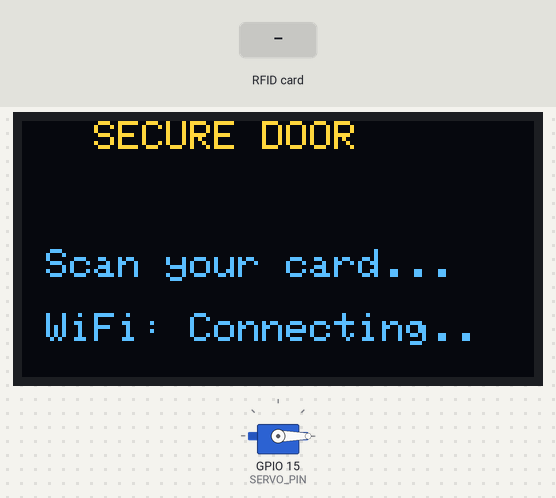
Bench run of a program on a simulated ESP32. Parts: 128×64 one-colour display, servo. Inputs (shaded band) come from the test bench. The OLED is the two-colour kind (top 16 rows yellow); WiFi joins after 1.5 s; servers stay silent unless stated; uploads are accepted with an empty reply; what the program prints to the serial monitor is not drawn.

Above: at 2.8 s.
2.9 s: RFID card A1 B2 C3 D4 held to the reader
At 3.5 s:
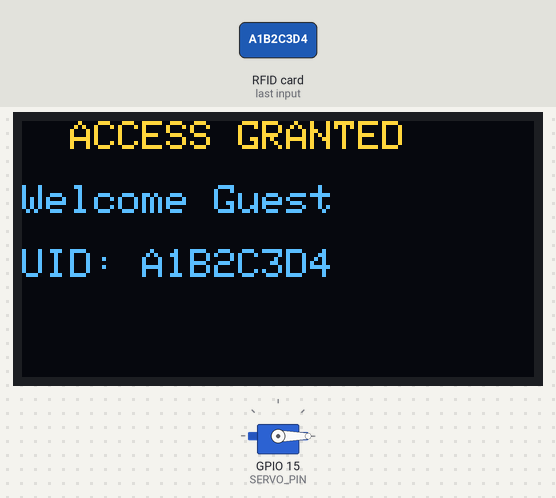
At 4.5 s:
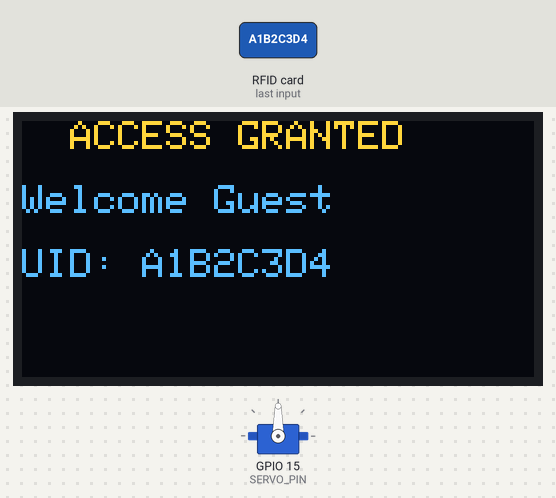
Timing chart, 0 to 10.2 s (numbered marks = the images above; inputs shaded):
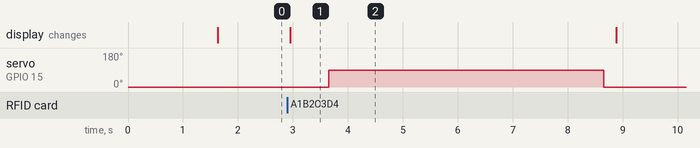

Measured:
- after the input at 2.9 s, servo on GPIO 15 (SERVO_PIN): 0° → 90° after 0.75 s, → 0° 5.0 s later; the display: changes after 0.05 s (image 1)

The program:

main.cpp
```cpp
#include <Arduino.h>
#include <WiFi.h>
#include <WiFiClientSecure.h>
#include <HTTPClient.h>
#include <SPI.h>
#include <MFRC522.h>
#include <Wire.h>
#include <Adafruit_GFX.h>
#include <Adafruit_SSD1306.h>
#include <ESP32Servo.h>
#include <ArduinoJson.h>

// ---------- CONFIG ----------
// Networks are tried in this order (first one first, then the next)
struct Net { const char* ssid; const char* pass; };
Net NETS[] = {
  {"Connecting..", "L@nuz0_F@mily"},   // 1st choice
  {"Deuz",          "12345678"},             // fallback
};
#define WIFI_TRY_MS 10000

const char* SUPABASE_URL = "https://zxysonquxjsylmnhnpbw.supabase.co";
const char* SUPABASE_KEY = "eyJhbGciOiJIUzI1NiIsInR5cCI6IkpXVCJ9.eyJpc3MiOiJzdXBhYmFzZSIsInJlZiI6Inp4eXNvbnF1eGpzeWxtbmhucGJ3Iiwicm9sZSI6ImFub24iLCJpYXQiOjE3OTIzODcwNzYsImV4cCI6MjEwNzk2MzA3Nn0.Y1fGhNvaGWqeNrjmsE8BVTAWGr7LiBxUgfT4ARRnur0";

// Authorized cards (UID in uppercase hex, no spaces)
struct Card { const char* uid; const char* name; };
Card CARDS[] = {
  {"A1B2C3D4", "Guest"},
  {"EA447A32", "Admin"},
};

// ---------- PINS (all on the same side of a 30-pin DevKit) ----------
#define RC522_SS   5
#define RC522_RST  4
// SCK=18, MISO=19, MOSI=23 (default VSPI)
// I2C SDA=21, SCL=22 (default)
#define SERVO_PIN  15

#define OLED_ADDR 0x3C  // try 0x3D if blank
#define OLED_W 128
#define OLED_H 64
// 180-degree servo: write(angle) goes to that position and holds it.
#define DOOR_CLOSED_ANGLE 0
#define DOOR_OPEN_ANGLE   90    // raise up to 180 for a bigger swing
#define DOOR_OPEN_MS      5000  // how long the door stays open
#define WIFI_RETRY_MS     30000

MFRC522 rfid(RC522_SS, RC522_RST);
Adafruit_SSD1306 oled(OLED_W, OLED_H, &Wire, -1);
Servo door;

unsigned long openedAt = 0;
unsigned long lastWifiTry = 0;
bool isOpen = false;

void show(const String& l0, const String& l1 = "", const String& l2 = "", const String& l3 = "") {
  oled.clearDisplay();
  oled.setTextSize(1);
  oled.setTextColor(SSD1306_WHITE);
  const String* lines[4] = {&l0, &l1, &l2, &l3};
  for (int i = 0; i < 4; i++) {
    oled.setCursor(0, i * 16);
    oled.print(*lines[i]);
  }
  oled.display();
}

void showIdle() {
  show("   SECURE DOOR", "", " Scan your card...",
       WiFi.status() == WL_CONNECTED ? String(" WiFi: ") + WiFi.SSID() : String(" WiFi: OFFLINE"));
}

// Tries each network in NETS[] in order. Returns true when connected.
bool connectWifi() {
  if (WiFi.status() == WL_CONNECTED) return true;
  WiFi.mode(WIFI_STA);
  for (auto& n : NETS) {
    Serial.printf("Trying WiFi: %s\n", n.ssid);
    show("Connecting WiFi...", n.ssid);
    WiFi.disconnect();
    WiFi.begin(n.ssid, n.pass);
    unsigned long t = millis();
    while (WiFi.status() != WL_CONNECTED && millis() - t < WIFI_TRY_MS) delay(250);
    if (WiFi.status() == WL_CONNECTED) {
      Serial.printf("Connected to %s\n", n.ssid);
      return true;
    }
  }
  Serial.println("No WiFi network available");
  return false;
}

String uidToString() {
  String s;
  for (byte i = 0; i < rfid.uid.size; i++) {
    if (rfid.uid.uidByte[i] < 0x10) s += "0";
    s += String(rfid.uid.uidByte[i], HEX);
  }
  s.toUpperCase();
  return s;
}

const char* lookup(const String& uid) {
  for (auto& c : CARDS) if (uid == c.uid) return c.name;
  return nullptr;
}

void sendLog(const String& uid, const char* name, const char* status, const char* doorState) {
  if (WiFi.status() != WL_CONNECTED) { Serial.println("No WiFi, log skipped"); return; }

  JsonDocument doc;
  doc["uid"] = uid;
  doc["name"] = name ? name : "Unknown";
  doc["status"] = status;
  doc["door_state"] = doorState;
  String body;
  serializeJson(doc, body);

  WiFiClientSecure client;
  client.setInsecure();               // simple; pin the cert for production
  HTTPClient http;
  http.begin(client, String(SUPABASE_URL) + "/rest/v1/door_logs");
  http.addHeader("Content-Type", "application/json");
  http.addHeader("apikey", SUPABASE_KEY);
  http.addHeader("Authorization", String("Bearer ") + SUPABASE_KEY);
  http.addHeader("Prefer", "return=minimal");
  int code = http.POST(body);
  Serial.printf("POST %s -> %d\n", body.c_str(), code);
  http.end();
}

void setup() {
  Serial.begin(115200);
  Wire.begin(21, 22);
  if (!oled.begin(SSD1306_SWITCHCAPVCC, OLED_ADDR)) Serial.println("OLED not found");

  ESP32PWM::allocateTimer(0);
  door.setPeriodHertz(50);
  door.attach(SERVO_PIN, 500, 2400);
  door.write(DOOR_CLOSED_ANGLE);

  SPI.begin(18, 19, 23, RC522_SS);
  rfid.PCD_Init();

  connectWifi();
  lastWifiTry = millis();
  showIdle();
}

void loop() {
  // auto-close
  if (isOpen && millis() - openedAt >= DOOR_OPEN_MS) {
    Serial.println("Servo -> closed");
    door.write(DOOR_CLOSED_ANGLE);
    isOpen = false;
    sendLog("-", "System", "granted", "closed");
    showIdle();
  }

  // if offline and idle, retry WiFi every 30 s
  if (!isOpen && WiFi.status() != WL_CONNECTED && millis() - lastWifiTry > WIFI_RETRY_MS) {
    connectWifi();
    lastWifiTry = millis();
    showIdle();
  }

  // ignore cards while the door is open
  if (isOpen) return;
  if (!rfid.PICC_IsNewCardPresent() || !rfid.PICC_ReadCardSerial()) return;

  String uid = uidToString();
  const char* name = lookup(uid);
  Serial.println("Card: " + uid);

  if (name) {
    show("  ACCESS GRANTED", String("Welcome ") + name, "UID: " + uid);
    sendLog(uid, name, "granted", "opened");
    delay(500);
    Serial.println("Servo -> open");
    door.write(DOOR_OPEN_ANGLE);
    isOpen = true;
    openedAt = millis();          // timer starts when the door actually opens
  } else {
    show("  ACCESS DENIED", "Unknown card", "UID: " + uid);
    sendLog(uid, nullptr, "denied", "closed");
    delay(2000);
    showIdle();
  }

  rfid.PICC_HaltA();
  rfid.PCD_StopCrypto1();
}
```
